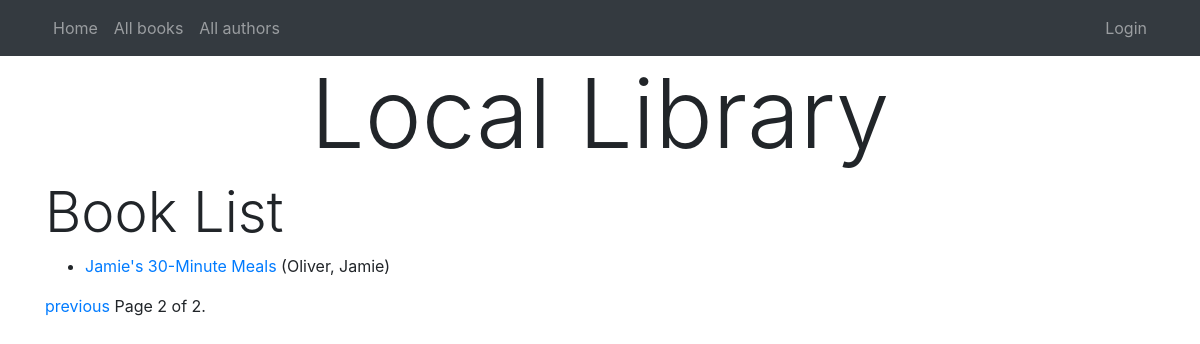
The page /catalog/books/?page=2 on the database as committed earlier.
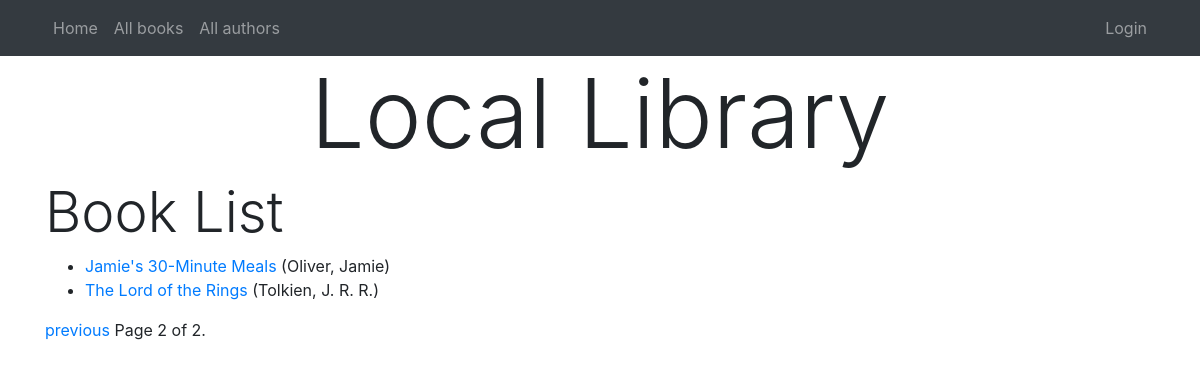
The same page on the database as committed later.
### catalog/models.py (models this page shows, shortened)
class Book(models.Model):
    title = models.CharField(max_length=200)
    author = models.ForeignKey(Author, on_delete=models.SET_NULL, null=True)
    summary = models.TextField(max_length=1000, help_text='Enter a brief description of the book')
    isbn = models.CharField('ISBN', max_length=13, unique=True,
                            help_text='13 Character <a href="https://www.isbn-international.org/content/what-isbn">ISBN number</a>')
    genre = models.ManyToManyField(Genre, help_text='Select a genre for this book')
    def display_genre(self):
        return ', '.join(genre.name for genre in self.genre.all()[:3])
    display_genre.short_description = 'Genre'
    def get_absolute_url(self):
        return reverse('book-detail', args=[str(self.id)])

class Author(models.Model):
    first_name = models.CharField(max_length=100)
    last_name = models.CharField(max_length=100)
    date_of_birth = models.DateField(null=True, blank=True)
    date_of_death = models.DateField('died', null=True, blank=True)
    class Meta:
        ordering = ['last_name', 'first_name']
    def __str__(self):
        return f'{self.last_name}, {self.first_name}'

### catalog/views.py (the view)
# urls.py: path('books/', views.BookListView.as_view(), name='books'),
class BookListView(generic.ListView):
    model = Book
    context_object_name = 'book_list'
    template_name = 'books/booklist.html'
    paginate_by = 2
    def get_queryset(self):
        return Book.objects.all()[:5]

### catalog/templates/books/booklist.html
{% extends "base.html" %}
{% block content %}
    <h2 class="display-4">Book List</h2>
    {% if book_list %}
        <ul>
            {% for book in book_list %}
                <li>
                    <a href="{{ book.get_absolute_url }}">{{ book.title }}</a> ({{book.author}})
                </li>
            {% endfor %}
        </ul>
    {% else %}
        <p>There are no books in the library.</p>
    {% endif %}
{% endblock %}

Rows that differ between the two databases and show on the page:
added Book: title "The Lord of the Rings", author "Tolkien, J. R. R."
